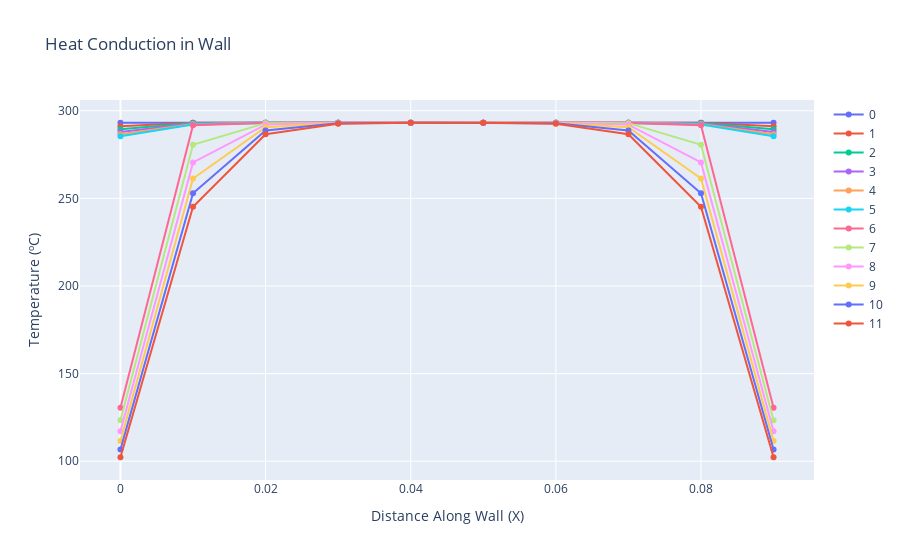

Here is the notebook cell this chart was saved with:
### Code cell
fig = go.Figure()

for t, x_at_time in enumerate(Txt):
    fig.add_trace(go.Scatter(x=x_vals, y=x_at_time, mode='lines+markers', name=t))
fig.update_layout(xaxis_title='Distance Along Wall (X)',
                  yaxis_title='Temperature (ºC)',
                  title='Heat Conduction in Wall')

# TODO => temp at wall edges should be outdoor and indorr temps respectively...

### Figure 1 — Plotly figure (JSON) as saved in the notebook; plotly's stock layout.template omitted (floating-point values rounded to 4 significant figures)
{"data": [{"mode": "lines+markers", "name": "0", "type": "scatter", "x": [0, 0.01, 0.02, 0.03, 0.04, 0.05, 0.06, 0.07, 0.08, 0.09], "y": [293.1, 293.1, 293.1, 293.1, 293.1, 293.1, 293.1, 293.1, 293.1, 293.1]}, {"mode": "lines+markers", "name": "1", "type": "scatter", "x": [0, 0.01, 0.02, 0.03, 0.04, 0.05, 0.06, 0.07, 0.08, 0.09], "y": [291.1, 293.1, 293.1, 293.1, 293.1, 293.1, 293.1, 293.1, 293.1, 291.1]}, {"mode": "lines+markers", "name": "2", "type": "scatter", "x": [0, 0.01, 0.02, 0.03, 0.04, 0.05, 0.06, 0.07, 0.08, 0.09], "y": [289.4, 293.0, 293.1, 293.1, 293.1, 293.1, 293.1, 293.1, 293.0, 289.4]}, {"mode": "lines+markers", "name": "3", "type": "scatter", "x": [0, 0.01, 0.02, 0.03, 0.04, 0.05, 0.06, 0.07, 0.08, 0.09], "y": [287.9, 292.8, 293.1, 293.1, 293.1, 293.1, 293.1, 293.1, 292.8, 287.9]}, {"mode": "lines+markers", "name": "4", "type": "scatter", "x": [0, 0.01, 0.02, 0.03, 0.04, 0.05, 0.06, 0.07, 0.08, 0.09], "y": [286.6, 292.5, 293.1, 293.1, 293.1, 293.1, 293.1, 293.1, 292.5, 286.6]}, {"mode": "lines+markers", "name": "5", "type": "scatter", "x": [0, 0.01, 0.02, 0.03, 0.04, 0.05, 0.06, 0.07, 0.08, 0.09], "y": [285.4, 292.1, 293.1, 293.1, 293.1, 293.1, 293.1, 293.1, 292.1, 285.4]}, {"mode": "lines+markers", "name": "6", "type": "scatter", "x": [0, 0.01, 0.02, 0.03, 0.04, 0.05, 0.06, 0.07, 0.08, 0.09], "y": [130.5, 291.7, 293.0, 293.1, 293.1, 293.1, 293.1, 293.0, 291.7, 130.5]}, {"mode": "lines+markers", "name": "7", "type": "scatter", "x": [0, 0.01, 0.02, 0.03, 0.04, 0.05, 0.06, 0.07, 0.08, 0.09], "y": [123.4, 280.6, 292.9, 293.1, 293.1, 293.1, 293.1, 292.9, 280.6, 123.4]}, {"mode": "lines+markers", "name": "8", "type": "scatter", "x": [0, 0.01, 0.02, 0.03, 0.04, 0.05, 0.06, 0.07, 0.08, 0.09], "y": [117.1, 270.5, 292.1, 293.1, 293.1, 293.1, 293.1, 292.1, 270.5, 117.1]}, {"mode": "lines+markers", "name": "9", "type": "scatter", "x": [0, 0.01, 0.02, 0.03, 0.04, 0.05, 0.06, 0.07, 0.08, 0.09], "y": [111.6, 261.3, 290.7, 293.0, 293.1, 293.1, 293.0, 290.7, 261.3, 111.6]}, {"mode": "lines+markers", "name": "10", "type": "scatter", "x": [0, 0.01, 0.02, 0.03, 0.04, 0.05, 0.06, 0.07, 0.08, 0.09], "y": [106.7, 252.9, 288.8, 292.9, 293.1, 293.1, 292.9, 288.8, 252.9, 106.7]}, {"mode": "lines+markers", "name": "11", "type": "scatter", "x": [0, 0.01, 0.02, 0.03, 0.04, 0.05, 0.06, 0.07, 0.08, 0.09], "y": [102.3, 245.3, 286.6, 292.6, 293.1, 293.1, 292.6, 286.6, 245.3, 102.3]}], "layout": {"title": {"text": "Heat Conduction in Wall"}, "xaxis": {"title": {"text": "Distance Along Wall (X)"}}, "yaxis": {"title": {"text": "Temperature (ºC)"}}}}
